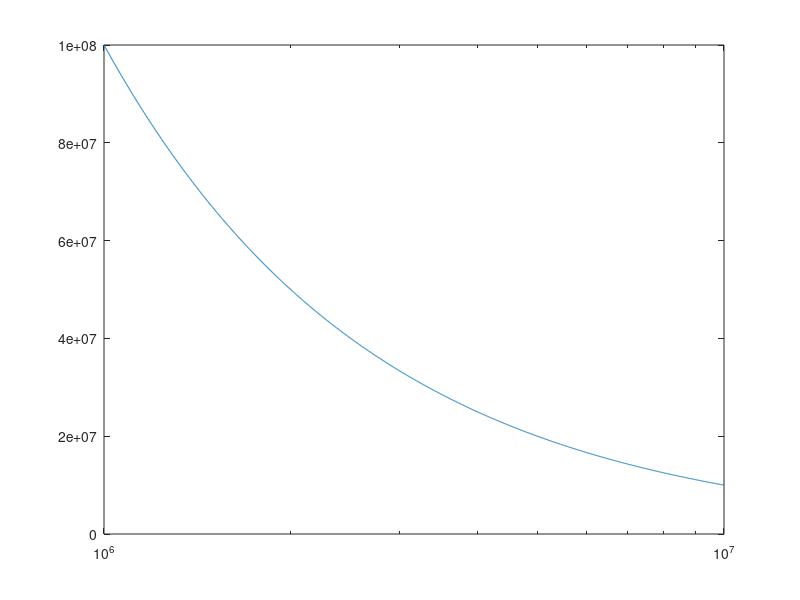
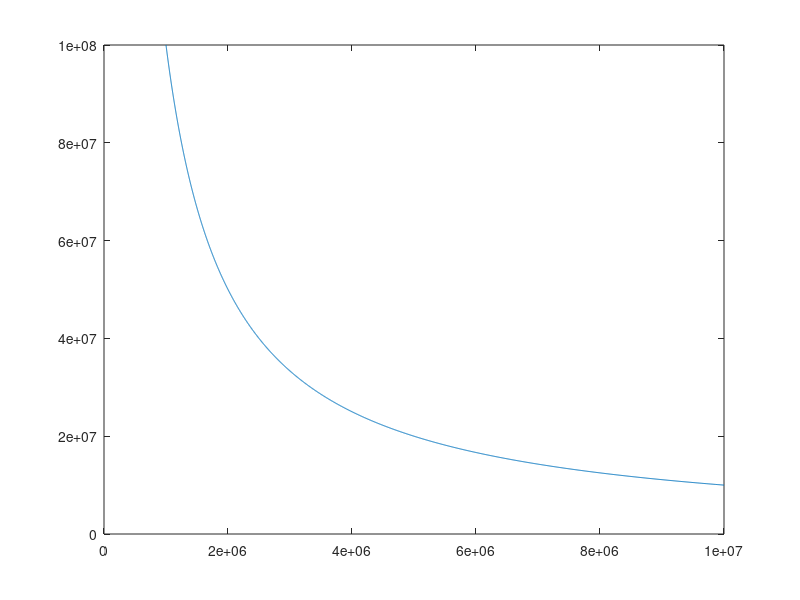

Write the MATLAB code that produced these figures, in order.

% Ql=Rp/(w0*L)
L=1e-9;
Rp=100e3;

w=logspace(6,7,2e3);
Ql=Rp./(w*L);

f1 = figure(1);
semilogx(w,Ql)

f2 = figure(2);
plot(w,Ql)


return
Ql=70; 
Qc=200; 
f0=40e6; 
Igeff=1e-3;

syms f;
f=logspace(6,8,20e3);
f=linspace(1e6,100e6,20e3);

w=2*pi*f;
Rg=2200;
L=153e-9;
C=103e-12;
Rpc=Qc./(w*C);
Rpl=Ql.*w*L;

Ul=(Igeff*Rg*w*L)./(w*L+Rg*Rpl+Rg*w.*L.*Rpc.*w.*C);

plot(w,Ul)
